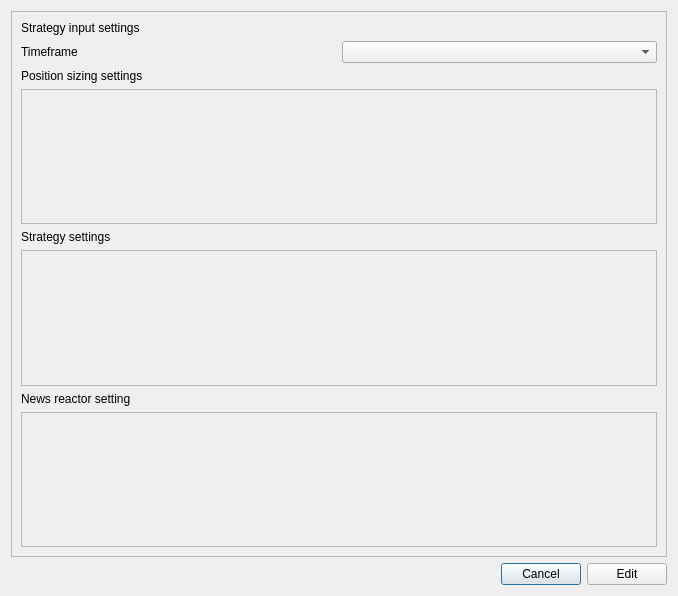
<?xml version="1.0" encoding="UTF-8"?>
<ui version="4.0">
 <class>autotrading_edit_strategy_page</class>
 <widget class="QDialog" name="autotrading_edit_strategy_page">
  <property name="geometry">
   <rect>
    <x>0</x>
    <y>0</y>
    <width>678</width>
    <height>596</height>
   </rect>
  </property>
  <property name="windowTitle">
   <string>Dialog</string>
  </property>
  <layout class="QVBoxLayout" name="verticalLayout_5">
   <item>
    <layout class="QVBoxLayout" name="verticalLayout_4">
     <item>
      <widget class="QScrollArea" name="scrollArea_4">
       <property name="widgetResizable">
        <bool>true</bool>
       </property>
       <widget class="QWidget" name="scrollAreaWidgetContents_4">
        <property name="geometry">
         <rect>
          <x>0</x>
          <y>0</y>
          <width>656</width>
          <height>543</height>
         </rect>
        </property>
        <layout class="QVBoxLayout" name="verticalLayout_3">
         <item>
          <layout class="QVBoxLayout" name="verticalLayout_2">
           <item>
            <widget class="QLabel" name="label_2">
             <property name="text">
              <string>Strategy input settings</string>
             </property>
            </widget>
           </item>
           <item>
            <layout class="QHBoxLayout" name="horizontalLayout_3">
             <item>
              <layout class="QVBoxLayout" name="verticalLayout_7">
               <item>
                <widget class="QLabel" name="label_3">
                 <property name="text">
                  <string>Timeframe</string>
                 </property>
                </widget>
               </item>
              </layout>
             </item>
             <item>
              <layout class="QVBoxLayout" name="verticalLayout_6">
               <item>
                <widget class="QComboBox" name="comboBox"/>
               </item>
              </layout>
             </item>
            </layout>
           </item>
           <item>
            <layout class="QVBoxLayout" name="verticalLayout">
             <item>
              <widget class="QLabel" name="label_4">
               <property name="text">
                <string>Position sizing settings</string>
               </property>
              </widget>
             </item>
             <item>
              <widget class="QScrollArea" name="scrollArea_3">
               <property name="widgetResizable">
                <bool>true</bool>
               </property>
               <widget class="QWidget" name="scrollAreaWidgetContents_3">
                <property name="geometry">
                 <rect>
                  <x>0</x>
                  <y>0</y>
                  <width>632</width>
                  <height>131</height>
                 </rect>
                </property>
               </widget>
              </widget>
             </item>
             <item>
              <widget class="QLabel" name="label_6">
               <property name="text">
                <string>Strategy settings</string>
               </property>
              </widget>
             </item>
             <item>
              <widget class="QScrollArea" name="scrollArea_2">
               <property name="widgetResizable">
                <bool>true</bool>
               </property>
               <widget class="QWidget" name="scrollAreaWidgetContents_2">
                <property name="geometry">
                 <rect>
                  <x>0</x>
                  <y>0</y>
                  <width>632</width>
                  <height>132</height>
                 </rect>
                </property>
               </widget>
              </widget>
             </item>
             <item>
              <widget class="QLabel" name="label">
               <property name="text">
                <string>News reactor setting</string>
               </property>
              </widget>
             </item>
             <item>
              <widget class="QScrollArea" name="scrollArea">
               <property name="widgetResizable">
                <bool>true</bool>
               </property>
               <widget class="QWidget" name="scrollAreaWidgetContents">
                <property name="geometry">
                 <rect>
                  <x>0</x>
                  <y>0</y>
                  <width>632</width>
                  <height>131</height>
                 </rect>
                </property>
               </widget>
              </widget>
             </item>
            </layout>
           </item>
          </layout>
         </item>
        </layout>
       </widget>
      </widget>
     </item>
     <item>
      <layout class="QHBoxLayout" name="horizontalLayout">
       <item>
        <spacer name="horizontalSpacer_2">
         <property name="orientation">
          <enum>Qt::Horizontal</enum>
         </property>
         <property name="sizeHint" stdset="0">
          <size>
           <width>40</width>
           <height>20</height>
          </size>
         </property>
        </spacer>
       </item>
       <item>
        <widget class="QPushButton" name="pushButton_2">
         <property name="text">
          <string>Cancel</string>
         </property>
        </widget>
       </item>
       <item>
        <widget class="QPushButton" name="pushButton">
         <property name="text">
          <string>Edit</string>
         </property>
        </widget>
       </item>
      </layout>
     </item>
    </layout>
   </item>
  </layout>
 </widget>
 <resources/>
 <connections/>
</ui>
